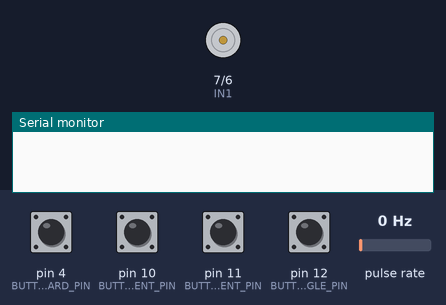
The sketch below on a simulated Arduino Uno, built with avr-gcc and run on an emulated ATmega328P. Parts: motor-driver pin pairs drawn as motors (green arrow = first pin HIGH = forward, orange = second pin HIGH = backward, longer = more drive, scaled by the enable pin), the last lines printed to the serial monitor. Wiring (inferred from the names in the program): pulse sensor: data pin 2. Inputs (shaded band) come from the test bench; at power-on: pin 4 (BUTTON_DECREASE_BACKWARD_PIN), pin 10 (BUTTON_DECREMENT_PIN), pin 11 (BUTTON_INCREMENT_PIN), pin 12 (BUTTON_TOGGLE_PIN) HIGH, pulse rate 0 Hz.

Above: at 1.2 s.
1.3 s: pin 4 (BUTTON_DECREASE_BACKWARD_PIN) pulled LOW for 0.15 s
At 1.39 s:
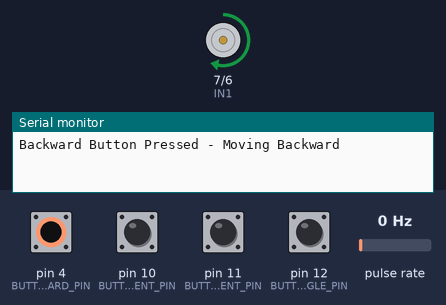
2.9 s: pin 11 (BUTTON_INCREMENT_PIN) pulled LOW for 0.15 s
At 3.2 s:
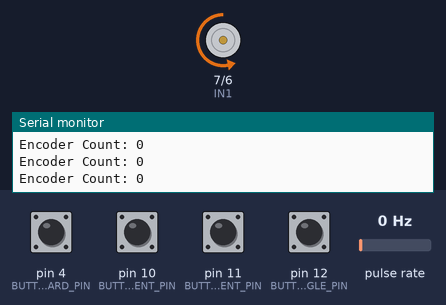
Timing chart, 0 to 5.9 s (numbered marks = the images above; inputs shaded):
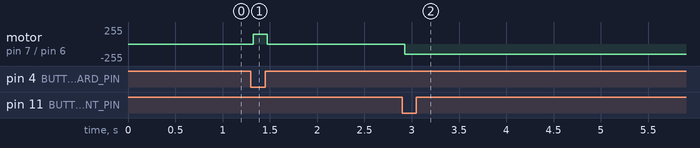

The sketch:

n20_4_buttons_valid_code.ino
```cpp
#include <Bounce2.h>

// Motor control pins
#define IN1 7
#define IN2 6
#define ENA 9

// Encoder pins
#define ENCODER_C1 2
#define ENCODER_C2 3

// Button pins
#define BUTTON_DECREASE_BACKWARD_PIN 4
#define BUTTON_DECREMENT_PIN 10
#define BUTTON_INCREMENT_PIN 11
#define BUTTON_TOGGLE_PIN 12

// Variables
volatile long encoderCount = 0;
const int CPR = 28;                   // Counts per revolution (7 PPR * 4 quadrature steps)
const int incrementSteps = 1 * CPR;    // Steps per increment
int motorSpeed = 150;                  // Motor speed (0 to 255)
bool motorRunning = false;              // Tracks if the motor is running
long targetSteps = 0;                   // Total steps updated when incrementing or decrementing
long lastExecutedSteps = 0;             // Stores last executed step count

// Button instances
Bounce decreaseBackwardButton = Bounce();
Bounce incrementButton = Bounce();
Bounce decrementButton = Bounce();
Bounce toggleButton = Bounce();

void setup() {
  Serial.begin(115200);

  // Motor setup
  pinMode(IN1, OUTPUT);
  pinMode(IN2, OUTPUT);
  pinMode(ENA, OUTPUT);
  stopMotor();

  // Encoder setup
  pinMode(ENCODER_C1, INPUT);
  pinMode(ENCODER_C2, INPUT);
  attachInterrupt(digitalPinToInterrupt(ENCODER_C1), readEncoder, CHANGE);

  // Button setup
  pinMode(BUTTON_INCREMENT_PIN, INPUT_PULLUP);
  pinMode(BUTTON_DECREMENT_PIN, INPUT_PULLUP);
  pinMode(BUTTON_TOGGLE_PIN, INPUT_PULLUP);
  pinMode(BUTTON_DECREASE_BACKWARD_PIN, INPUT_PULLUP);

  incrementButton.attach(BUTTON_INCREMENT_PIN);
  decrementButton.attach(BUTTON_DECREMENT_PIN);
  toggleButton.attach(BUTTON_TOGGLE_PIN);
  decreaseBackwardButton.attach(BUTTON_DECREASE_BACKWARD_PIN);

  incrementButton.interval(25);
  decrementButton.interval(25);
  toggleButton.interval(25);
  decreaseBackwardButton.interval(25);
}

void loop() {
  incrementButton.update();
  decrementButton.update();
  toggleButton.update();
  decreaseBackwardButton.update();

  // ✅ When Increment is Pressed → Increase Steps and Save Last Executed Steps
  if (incrementButton.fell() && !motorRunning) {
    Serial.println("Increment Button Pressed");
    targetSteps += incrementSteps;
    lastExecutedSteps = targetSteps;  // Store last valid step count
    Serial.print("Updated Steps: ");
    Serial.println(targetSteps);
    executeMotorMovement();
  }

  // ✅ When Decrement is Pressed → Decrease Steps and Save Last Executed Steps
  if (decrementButton.fell() && !motorRunning) {
    Serial.println("Decrement Button Pressed");

    if (targetSteps >= incrementSteps) {
      targetSteps -= incrementSteps;
      lastExecutedSteps = targetSteps;  // Store last valid step count
      Serial.print("Updated Steps: ");
      Serial.println(targetSteps);
      executeMotorMovement();
    } else {
      Serial.println("Cannot Decrease Below Zero");
    }
  }

  // ✅ Toggle Button → Repeat Last Executed Step Count
  if (toggleButton.fell()) {
    if (!motorRunning) {
      Serial.println("Toggle Button Pressed: Repeating Last Movement");
      targetSteps = lastExecutedSteps;  // Use last executed steps
      executeMotorMovement();
    } else {
      stopMotor();
      Serial.println("Motor Stopped via Toggle");
    }
  }

  // ✅ Decrease Backward Button: Move Motor Backward While Pressed
  if (decreaseBackwardButton.read() == LOW && !motorRunning) {
    Serial.println("Backward Button Pressed - Moving Backward");
    moveBackwardsContinuous();
  } else if (motorRunning && decreaseBackwardButton.read() == HIGH) {
    stopMotor();
    Serial.println("Motor Stopped after Backward Release");
  }
}

// ✅ Function to Execute Motor Movement
void executeMotorMovement() {
  encoderCount = 0;
  digitalWrite(IN1, LOW);  // Forward direction
  digitalWrite(IN2, HIGH);
  analogWrite(ENA, motorSpeed);
  motorRunning = true;

  while (encoderCount < targetSteps) {
    Serial.print("Encoder Count: ");
    Serial.println(encoderCount);
    delay(10);
  }

  stopMotor();
  Serial.println("Motor Stopped after Target Rotations");
}

// ✅ Function to Move Motor Backward While Button is Held
void moveBackwardsContinuous() {
  digitalWrite(IN1, HIGH);
  digitalWrite(IN2, LOW);
  analogWrite(ENA, motorSpeed);
  motorRunning = true;
}

// ✅ Function to Stop the Motor
void stopMotor() {
  analogWrite(ENA, 0);
  digitalWrite(IN1, LOW);
  digitalWrite(IN2, LOW);
  motorRunning = false;
}

// ✅ Encoder Interrupt to Track Steps
void readEncoder() {
  static int lastState = LOW;
  int stateC1 = digitalRead(ENCODER_C1);
  int stateC2 = digitalRead(ENCODER_C2);

  if (stateC1 != lastState) {
    encoderCount += (stateC1 == stateC2) ? 1 : -1;
  }
  lastState = stateC1;
}
```

Measured:
- after the input at 1.3 s, motor on pin 7 (IN1) / pin 6 (IN2): stopped → forward 150/255 at once, → stopped 0.15 s later
- after the input at 2.9 s, motor on pin 7 (IN1) / pin 6 (IN2): stopped → backward 150/255 at once
